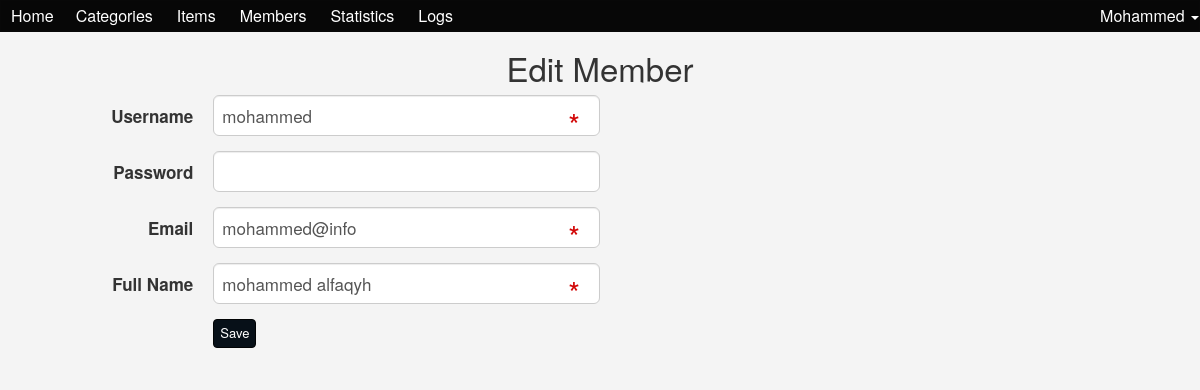
The app's page /admin/members.php?do=Edit&userid=1 (signed in) with its own data.
### tables this page shows
CREATE TABLE `users` (
  `UserID` int(11) NOT NULL,
  `Username` varchar(255) NOT NULL,
  `Password` varchar(255) NOT NULL,
  `Email` varchar(255) NOT NULL,
  `FullName` varchar(255) NOT NULL,
  `GroupID` int(11) NOT NULL DEFAULT 0,
  `TrustStatus` int(11) NOT NULL DEFAULT 0,
  `RegStatus` int(11) NOT NULL DEFAULT 0,
  `Date` date NOT NULL
);

### admin/members.php (the view, shortened to what this page needs)
<?php
    if(isset($_SESSION['Username'])){
        include 'init.php';
        $do = isset($_GET['do']) ? $_GET['do'] : 'Manage' ;
        if($do == 'Manage') {
          $query = '';
          if(isset($_GET['page']) && $_GET['page'] == 'Pending'){
            $query = 'AND RegStatus = 0';
          }
          $stmt = $con->prepare("SELECT * FROM users WHERE GroupID != 1 $query");
          $stmt->execute();
          $rows = $stmt->fetchAll();
          ?>
          <style>
            .main-table td{
              background-color:#FFF;
            }
            .main-table tr:first-child td{
              background-color:#333;
              color: #FFF;
            }
            h1{
              font-size: 55px;
              margin: 40px 0;
              font-weight:bold;
              color:#666;
            }
          </style>
           <h1 class="text-center h">Manage Members</h1>
            <div class="container">
              <div class="table-responsive">
                <style>.main-table tr:first-child td { background-color: #333 ; color: #FFF ;}</style>
                <table class="main-table text-center table table-bordered">
            <tr>
              <td>#ID</td>
              <td>Username</td>
              <td>Email</td>
              <td>Full Name</td>
              <td>Registerd Data</td>
              <td>Control</td>
            </tr>
          <?php
          foreach($rows as $row){
            echo "<tr>" ;
                echo "<td>" . $row['UserID'] ."</td>";
                echo "<td>" . $row['Username'] ."</td>";
                echo "<td>" . $row['Email'] ."</td>";
                echo "<td>" . $row['FullName'] ."</td>";
                echo "<td>" . $row['Date']."</td>";
                echo "<td>
                <a href='members.php?do=Edit&userid=". $row['UserID']."' class='btn btn-success confirm'><i class='fa fa-edit'></i>  Edit</a>
                <a href='members.php?do=Delete&userid=". $row['UserID']."' class='btn btn-danger confirm'><i class='fa fa-close'></i> Delete</a>";
                    if($row['RegStatus'] ==  0){
                      echo "<a href='members.php?do=Activate&userid=". $row['UserID']."'class='btn btn-info activate'><i class='fa fa-close'></i> Activate</a>";
                      echo" <style>.activate{ margin-left:5px;}</style>";
                    }
                echo "</td>";
            echo "</tr>";
          }
          ?>
            </table>
            </div>
            <a href="members.php?do=Add" style="background-color: #04569f;" class="btn btn-primary"> <i class="fa fa-plus"></i>Add New Members</a>
            </div>
     <?php   }elseif($do == 'Edit') {
          $userid = isset($_GET['userid']) && is_numeric($_GET['userid']) ? intval($_GET['userid']) : 0 ;
          $stmt = $con->prepare("SELECT * FROM users WHERE  UserID = ? LIMIT 1");
          $stmt->execute(array($userid));
          $row = $stmt->fetch();
          $count = $stmt->rowCount();
          if($count > 0) { ?>
          <h1 class="text-center">Edit Member</h1>
           <div class="container">
      <form class="form-horizontal" action="?do=Update" method="POST">
          <div class="form-group form-group-lg">
            <label class="col-sm-2 control-label">Username</label>
            <div class="col-sm-10 col-md-4">
                <input type="text" name="username" value="<?php echo $row['Username'] ?>" class="form-control" autocomplete="off" required="required"/>
            </div>
          </div>
          <div class="form-group form-group-lg">
            <label class="col-sm-2 control-label">Password</label>
            <div class="col-sm-10 col-md-4">
                <input type="password" name="newpassword" class="form-control"  autocomplete="new-password"/>
            </div>
          </div>
          <div class="form-group form-group-lg">
            <label class="col-sm-2 control-label">Email</label>
            <div class="col-sm-10 col-md-4">
                <input type="email" name="email" value="<?php echo $row['Email']?>" class="form-control" required="required" />
            </div>
          </div>
          <div class="form-group form-group-lg">
            <label class="col-sm-2 control-label">Full Name</label>
            <div class="col-sm-10 col-md-4">
                <input type="text" name="full" value="<?php echo $row['FullName']?>" class="form-control" required="required"/>
            </div>
          </div>
          <div class="form-group form-group-lg">
            <div class="col-sm-offset-2 col-sm-10">
                <input type="submit" value="Save" class="btn btn-primary" />
            </div>
          </div>
      </form>
      </div>
 <?php
     } else{
           echo "<div class='container'>";
           $theMsg =  '<div class="alert alert-danger">Theres No Such ID</div>';
           redirectHome($theMsg);
           echo "</div>";
        }
    }
        include 'includes/templates/footer.php';
    }else {
        header('Location: index.php');
        exit();
    }
?>

### admin/layout/css/backend.css (style rules this page uses)
body { background-color: #F4F4F4; font-size: 16px; }
body { background-color: #F4F4F4; }
.form-control { position: relative; }

### records on screen
users: username "mohammed", email "mohammed@info", full "mohammed alfaqyh"

### other values on screen
lang('HOME_ADMIN') "Home"
lang('CATEGORIES') "Categories"
lang('ITEMS') "Items"
lang('MEMBERS') "Members"
lang('STATISTICS') "Statistics"
lang('LOGS') "Logs"
